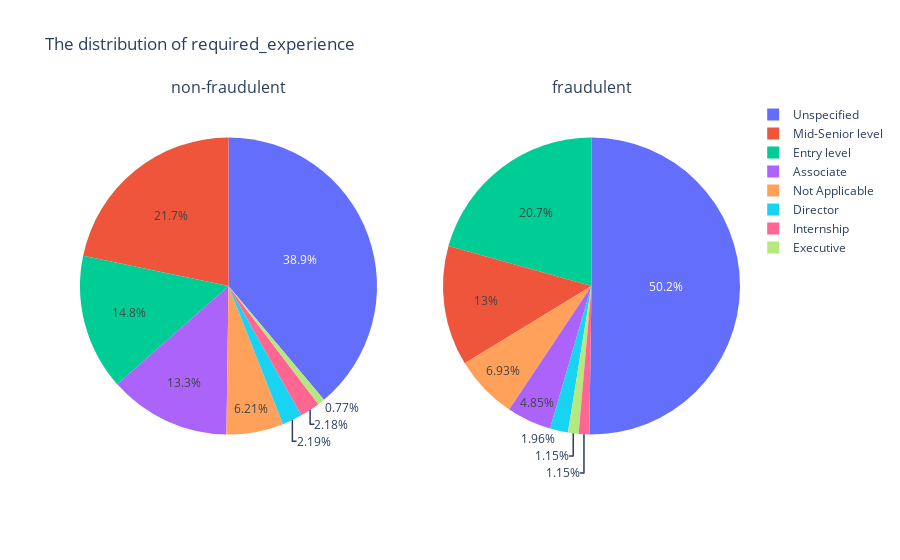

Here is the notebook cell this chart was saved with:
### Code cell
plot_cat_feature_distribution('required_experience')

### Figure 1 — Plotly figure (JSON) as saved in the notebook; plotly's stock layout.template omitted (floating-point values rounded to 4 significant figures)
{"data": [{"domain": {"x": [0, 0.45], "y": [0, 1]}, "labels": ["Unspecified", "Mid-Senior level", "Entry level", "Associate", "Not Applicable", "Director", "Internship", "Executive"], "type": "pie", "values": [6615, 3696, 2518, 2255, 1056, 372, 371, 131]}, {"domain": {"x": [0.55, 1], "y": [0, 1]}, "labels": ["Unspecified", "Entry level", "Mid-Senior level", "Not Applicable", "Associate", "Director", "Executive", "Internship"], "type": "pie", "values": [435, 179, 113, 60, 42, 17, 10, 10]}], "layout": {"annotations": [{"font": {"size": 16}, "showarrow": false, "text": "non-fraudulent", "x": 0.225, "xanchor": "center", "xref": "paper", "y": 1, "yanchor": "bottom", "yref": "paper"}, {"font": {"size": 16}, "showarrow": false, "text": "fraudulent", "x": 0.775, "xanchor": "center", "xref": "paper", "y": 1, "yanchor": "bottom", "yref": "paper"}], "title": {"text": "The distribution of required_experience"}}}
